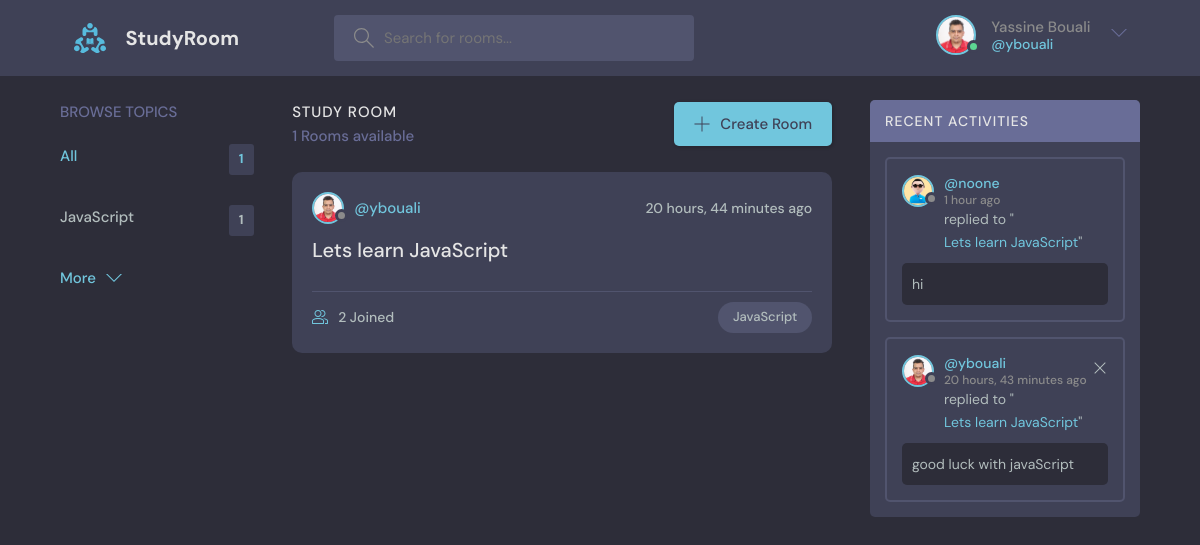
/ (signed in), run on the app's committed database.
### base/models.py (models this page shows, shortened)
class User(AbstractUser):
    name = models.CharField(max_length=200, null=True)
    email = models.EmailField(unique=True, null=True)
    bio = models.TextField(null=True)
    avatar = models.ImageField(null=True, default="avatar.png")
    USERNAME_FIELD = 'email'
    REQUIRED_FIELDS = []

class Topic(models.Model):
    name = models.CharField(max_length=200)
    updated = models.DateTimeField(auto_now=True)
    created = models.DateTimeField(auto_now_add=True)
    id = models.UUIDField(primary_key=True, default=uuid.uuid4, editable=False)

class Room(models.Model):
    host = models.ForeignKey(User, on_delete=models.SET_NULL, null=True)
    topic = models.ForeignKey(Topic, on_delete=models.SET_NULL, null=True)
    name = models.CharField(max_length=200)
    description = models.TextField(null=True, blank=True)
    participants = models.ManyToManyField(User, related_name='participants', blank=True)
    updated = models.DateTimeField(auto_now=True)
    created = models.DateTimeField(auto_now_add=True)
    id = models.UUIDField(primary_key=True, default=uuid.uuid4, editable=False)
    class Meta:
        ordering = ['-updated', '-created']

class Message(models.Model):
    user = models.ForeignKey(User, on_delete=models.CASCADE)
    room = models.ForeignKey(Room, on_delete=models.CASCADE)
    body = models.TextField()
    updated = models.DateTimeField(auto_now=True)
    created = models.DateTimeField(auto_now_add=True)
    id = models.UUIDField(primary_key=True, default=uuid.uuid4, editable=False)
    class Meta:
        ordering = ['-updated', '-created']

### base/views.py (the view)
# urls.py: path('', views.home, name="home"),
def home(request):
    q = request.GET.get('q') if request.GET.get('q') != None else ''
    rooms = Room.objects.filter(
        Q(topic__name__icontains=q) |
        Q(name__icontains=q) |
        Q(description__icontains=q)
    )
    topics = Topic.objects.all()[0:5]
    room_count = rooms.count()
    room_messages = Message.objects.filter(Q(room__topic__name__icontains=q))
    context = {'rooms': rooms, 'topics': topics,
               'room_count': room_count, 'room_messages': room_messages}
    return render(request, 'base/home.html', context)

### base/templates/base/home.html (shortened to what this page needs)
{% extends "main.html" %} {% block content %}
<main class="layout layout--3">
    <div class="container">
        {% include "base/component/topic_component.html" %}
        <div class="roomList">
            <div class="roomList__header">
                <div>
                    <h2>Study Room</h2>
                    <p>{{room_count}} Rooms available</p>
                </div>
                <a class="btn btn--main" href="{% url 'create-room' %}">
                    <svg
                        version="1.1"
                        xmlns="http://www.w3.org/2000/svg"
                        width="32"
                        height="32"
                        viewBox="0 0 32 32"
                    >
                        <title>add</title>
                        <path
                            d="M16.943 0.943h-1.885v14.115h-14.115v1.885h14.115v14.115h1.885v-14.115h14.115v-1.885h-14.115v-14.115z"
                        ></path>
                    </svg>
                    Create Room
                </a>
            </div>
            {% include "base/component/feed_component.html" %}
        </div>
        {% include "base/component/activity_component.html" %}
    </div>
</main>
{% endblock content %}

### templates/navbar.html (shortened to what this page needs)
{% load static %}
<header class="header header--loggedIn">
    <div class="container">
        <a href="{% url 'home' %}" class="header__logo">
            <img src="{% static 'images/logo.svg' %}" />
            <h1>StudyRoom</h1>
        </a>
        <form class="header__search" method="GET" action="{% url 'home' %}">
            <label>
                <input name="q" placeholder="Search for rooms..." />
            </label>
        </form>
        <nav class="header__menu">
            {% if request.user.is_authenticated %}
                <div class="header__user">
                    <a href="{% url 'profile' request.user.id %}">
                        <div class="avatar avatar--medium active">
                            <img
                                src="{{request.user.avatar.url}}"
                            />
                        </div>
                        <p>{{ request.user.name }} <span>@{{ request.user.username }}</span></p>
                    </a>
                    <button class="dropdown-button">
                        <svg
                            version="1.1"
                            xmlns="http://www.w3.org/2000/svg"
                            width="32"
                            height="32"
                            viewBox="0 0 32 32"
                        >
                            <title>chevron-down</title>
                            <path
                                d="M16 21l-13-13h-3l16 16 16-16h-3l-13 13z"
                            ></path>
                        </svg>
                    </button>
                </div>
            {% else %}
                <a href="{% url 'login' %}">
                    <img src="{% static 'images/avatar.svg' %}" />
                    <p>Login</p>
                </a>
            {% endif %}
        </nav>
    </div>
</header>

### base/templates/base/component/topic_component.html
<div class="topics">
    <div class="topics__header">
        <h2>Browse Topics</h2>
    </div>
    <ul class="topics__list">
        <li>
            <a href="{% url 'home' %}" class="active">All <span>{{topics.count}}</span></a>
        </li>
        {% for topic in topics  %}
            <li>
                <a href="{% url 'home' %}?q={{topic.name}}">{{topic.name}} <span>{{topic.room_set.all.count}}</span></a>
            </li>
        {% endfor %}
    </ul>
    <a class="btn btn--link" href="{% url 'topics' %}">
        More
        <svg
            version="1.1"
            xmlns="http://www.w3.org/2000/svg"
            width="32"
            height="32"
            viewBox="0 0 32 32"
        >
            <title>chevron-down</title>
            <path d="M16 21l-13-13h-3l16 16 16-16h-3l-13 13z"></path>
        </svg>
    </a>
</div>

### base/templates/base/component/feed_component.html (shortened to what this page needs)
{% for room in rooms  %}
    <div class="roomListRoom">
        <div class="roomListRoom__header">
            <a href="{% url 'profile' room.host.id %}" class="roomListRoom__author">
                <div class="avatar avatar--small">
                    <img
                        src="{{room.host.avatar.url}}"
                    />
                </div>
                <span>@{{room.host.username}}</span>
            </a>
            <div class="roomListRoom__actions">
                <span>{{room.created | timesince}} ago</span>
            </div>
        </div>
        <div class="roomListRoom__content">
            <a href="{% url 'room' room.id  %}">{{room.name}}</a>
        </div>
        <div class="roomListRoom__meta">
            <a href="{% url 'room' room.id %}" class="roomListRoom__joined">
                {{room.participants.all.count}} Joined
            </a>
            <p class="roomListRoom__topic">{{room.topic.name}}</p>
        </div>
    </div>
{% endfor %}

### base/templates/base/component/activity_component.html
<div class="activities">
    <div class="activities__header">
        <h2>Recent Activities</h2>
    </div>
    {% for room_message in room_messages %}
        <div class="activities__box">
            <div class="activities__boxHeader roomListRoom__header">
                <a
                    href="{% url 'profile' room_message.user.id %}"
                    class="roomListRoom__author"
                >
                    <div class="avatar avatar--small">
                        <img
                            src="{{room_message.user.avatar.url}}"
                        />
                    </div>
                    <p>
                        @{{ room_message.user.username }}
                        <span>{{room_message.created | timesince}} ago</span>
                    </p>
                </a>
                {% if request.user == room_message.user %}
                    <div class="roomListRoom__actions">
                        <a href="{% url 'delete-message' room_message.id %}">
                            <svg
                                version="1.1"
                                xmlns="http://www.w3.org/2000/svg"
                                width="32"
                                height="32"
                                viewBox="0 0 32 32"
                            >
                                <title>remove</title>
                                <path
                                    d="M27.314 6.019l-1.333-1.333-9.98 9.981-9.981-9.981-1.333 1.333 9.981 9.981-9.981 9.98 1.333 1.333 9.981-9.98 9.98 9.98 1.333-1.333-9.98-9.98 9.98-9.981z"
                                ></path>
                            </svg>
                        </a>
                    </div>
                {% endif %}
            </div>
            <div class="activities__boxContent">
                <p>
                    replied to "<a href="{% url 'room' room_message.room.id  %}">{{room_message.room.name}}</a>"
                </p>
                <div class="activities__boxRoomContent">
                    {{room_message.body}}
                </div>
            </div>
        </div>
    {% endfor %}
</div>

### data on the page
User: user.avatar (picture), user.name "Yassine Bouali", user.username "ybouali"
Topic: name "JavaScript", room_set.all.count "1"
Room: host.avatar (picture), host.username "ybouali", created "20 hours, 44 minutes", name "Lets learn JavaScript", participants.all.count "2", topic.name "JavaScript"
Message: user.avatar (placeholder picture), user.username "noone", created "1 hour", room.name "Lets learn JavaScript", body "hi"
Message: user.avatar (picture), user.username "ybouali", created "20 hours, 43 minutes", room.name "Lets learn JavaScript", body "good luck with javaScript"

### other printed values
{{ topics.count }} "1"
{{ room_count }} "1"
